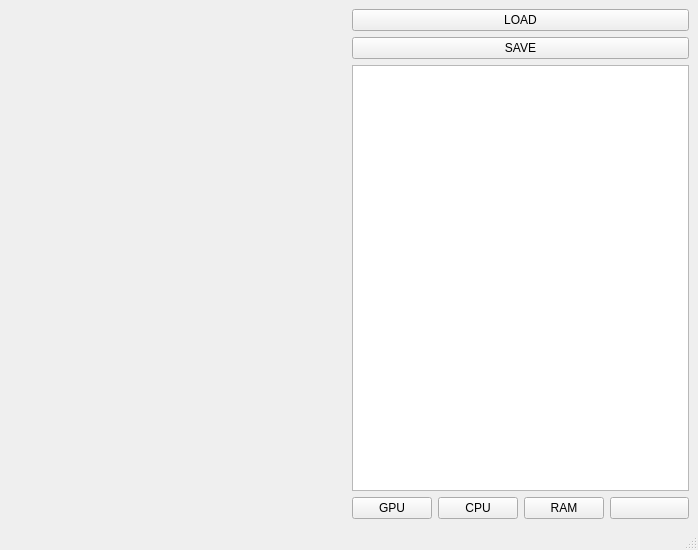
<?xml version="1.0" encoding="UTF-8"?>
<ui version="4.0">
 <class>MainWindow</class>
 <widget class="QMainWindow" name="MainWindow">
  <property name="geometry">
   <rect>
    <x>0</x>
    <y>0</y>
    <width>698</width>
    <height>550</height>
   </rect>
  </property>
  <property name="windowTitle">
   <string>MainWindow</string>
  </property>
  <widget class="QWidget" name="centralwidget">
   <layout class="QHBoxLayout" name="horizontalLayout_2">
    <item>
     <widget class="EditorWidget" name="editorWidget" native="true">
      <property name="sizePolicy">
       <sizepolicy hsizetype="Preferred" vsizetype="Preferred">
        <horstretch>0</horstretch>
        <verstretch>0</verstretch>
       </sizepolicy>
      </property>
     </widget>
    </item>
    <item>
     <layout class="QVBoxLayout" name="verticalLayout">
      <item>
       <widget class="QPushButton" name="buttonLoad">
        <property name="text">
         <string>LOAD</string>
        </property>
       </widget>
      </item>
      <item>
       <widget class="QPushButton" name="buttonSave">
        <property name="text">
         <string>SAVE</string>
        </property>
       </widget>
      </item>
      <item>
       <widget class="DbView" name="dbView">
        <property name="sizePolicy">
         <sizepolicy hsizetype="Preferred" vsizetype="Expanding">
          <horstretch>1</horstretch>
          <verstretch>0</verstretch>
         </sizepolicy>
        </property>
       </widget>
      </item>
      <item>
       <layout class="QHBoxLayout" name="horizontalLayout">
        <property name="topMargin">
         <number>0</number>
        </property>
        <item>
         <widget class="QPushButton" name="addButton_GPU">
          <property name="text">
           <string>GPU</string>
          </property>
         </widget>
        </item>
        <item>
         <widget class="QPushButton" name="addButton_CPU">
          <property name="text">
           <string>CPU</string>
          </property>
         </widget>
        </item>
        <item>
         <widget class="QPushButton" name="addButton_RAM">
          <property name="text">
           <string>RAM</string>
          </property>
         </widget>
        </item>
        <item>
         <widget class="QPushButton" name="removeButton">
          <property name="icon">
           <iconset theme="QIcon::ThemeIcon::ListRemove"/>
          </property>
         </widget>
        </item>
       </layout>
      </item>
     </layout>
    </item>
   </layout>
  </widget>
  <widget class="QMenuBar" name="menubar">
   <property name="geometry">
    <rect>
     <x>0</x>
     <y>0</y>
     <width>698</width>
     <height>30</height>
    </rect>
   </property>
  </widget>
  <widget class="QStatusBar" name="statusbar"/>
 </widget>
 <customwidgets>
  <customwidget>
   <class>DbView</class>
   <extends>QListView</extends>
   <header>dbview.h</header>
   <slots>
    <slot>deleteSelected()</slot>
    <slot>createNewGPU()</slot>
    <slot>createNewCPU()</slot>
    <slot>createNewRAM()</slot>
    <slot>load()</slot>
    <slot>save()</slot>
   </slots>
  </customwidget>
  <customwidget>
   <class>EditorWidget</class>
   <extends>QWidget</extends>
   <header>editorwidget.h</header>
   <container>1</container>
  </customwidget>
 </customwidgets>
 <resources/>
 <connections>
  <connection>
   <sender>addButton_RAM</sender>
   <signal>clicked()</signal>
   <receiver>dbView</receiver>
   <slot>createNewRAM()</slot>
   <hints>
    <hint type="sourcelabel">
     <x>90</x>
     <y>502</y>
    </hint>
    <hint type="destinationlabel">
     <x>175</x>
     <y>258</y>
    </hint>
   </hints>
  </connection>
  <connection>
   <sender>removeButton</sender>
   <signal>clicked()</signal>
   <receiver>dbView</receiver>
   <slot>deleteSelected()</slot>
   <hints>
    <hint type="sourcelabel">
     <x>261</x>
     <y>502</y>
    </hint>
    <hint type="destinationlabel">
     <x>175</x>
     <y>258</y>
    </hint>
   </hints>
  </connection>
  <connection>
   <sender>addButton_CPU</sender>
   <signal>clicked()</signal>
   <receiver>dbView</receiver>
   <slot>createNewCPU()</slot>
   <hints>
    <hint type="sourcelabel">
     <x>485</x>
     <y>501</y>
    </hint>
    <hint type="destinationlabel">
     <x>521</x>
     <y>257</y>
    </hint>
   </hints>
  </connection>
  <connection>
   <sender>addButton_GPU</sender>
   <signal>clicked()</signal>
   <receiver>dbView</receiver>
   <slot>createNewGPU()</slot>
   <hints>
    <hint type="sourcelabel">
     <x>395</x>
     <y>501</y>
    </hint>
    <hint type="destinationlabel">
     <x>521</x>
     <y>257</y>
    </hint>
   </hints>
  </connection>
  <connection>
   <sender>buttonLoad</sender>
   <signal>clicked()</signal>
   <receiver>dbView</receiver>
   <slot>load()</slot>
   <hints>
    <hint type="sourcelabel">
     <x>521</x>
     <y>53</y>
    </hint>
    <hint type="destinationlabel">
     <x>521</x>
     <y>297</y>
    </hint>
   </hints>
  </connection>
  <connection>
   <sender>buttonSave</sender>
   <signal>clicked()</signal>
   <receiver>dbView</receiver>
   <slot>save()</slot>
   <hints>
    <hint type="sourcelabel">
     <x>521</x>
     <y>93</y>
    </hint>
    <hint type="destinationlabel">
     <x>521</x>
     <y>297</y>
    </hint>
   </hints>
  </connection>
 </connections>
</ui>
